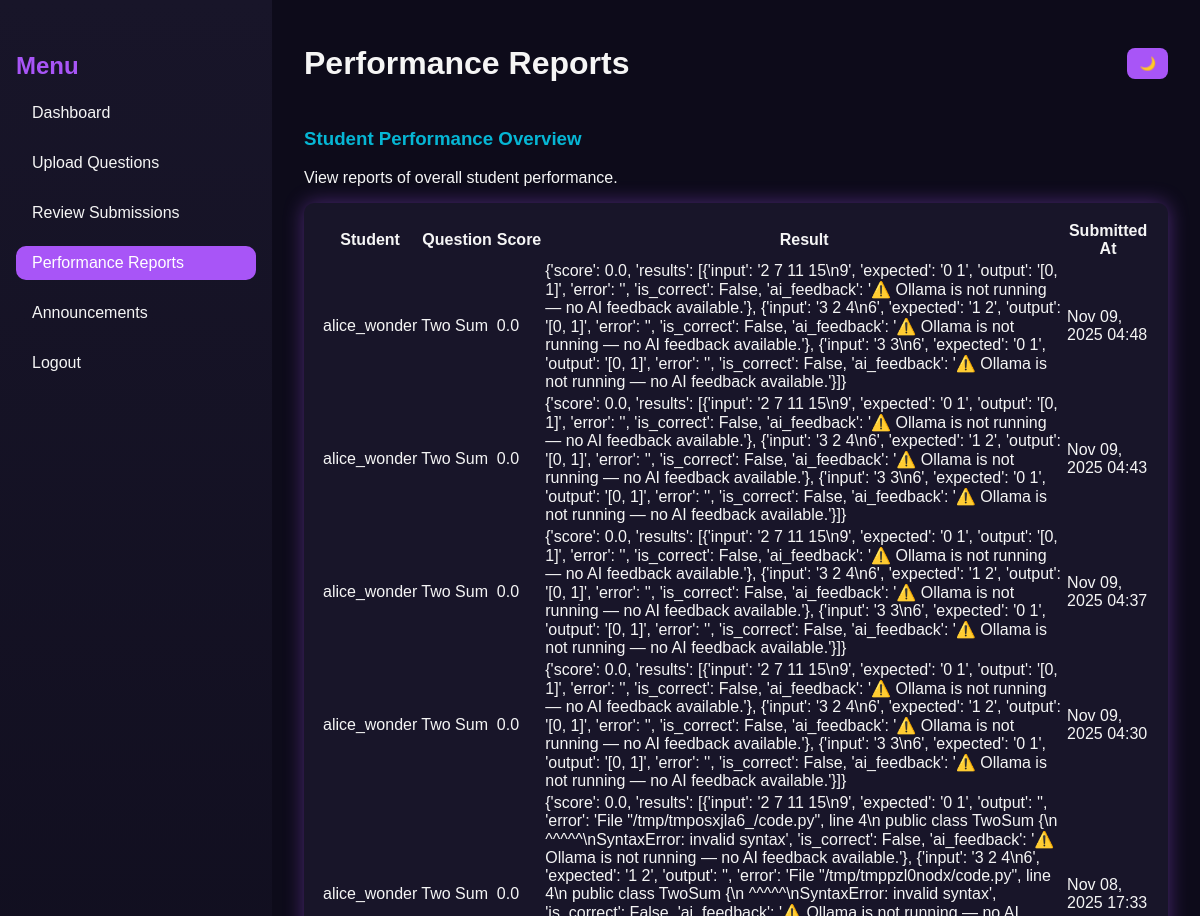
Before: /faculty/performance-reports/ (signed in, upper part) with the older database file.
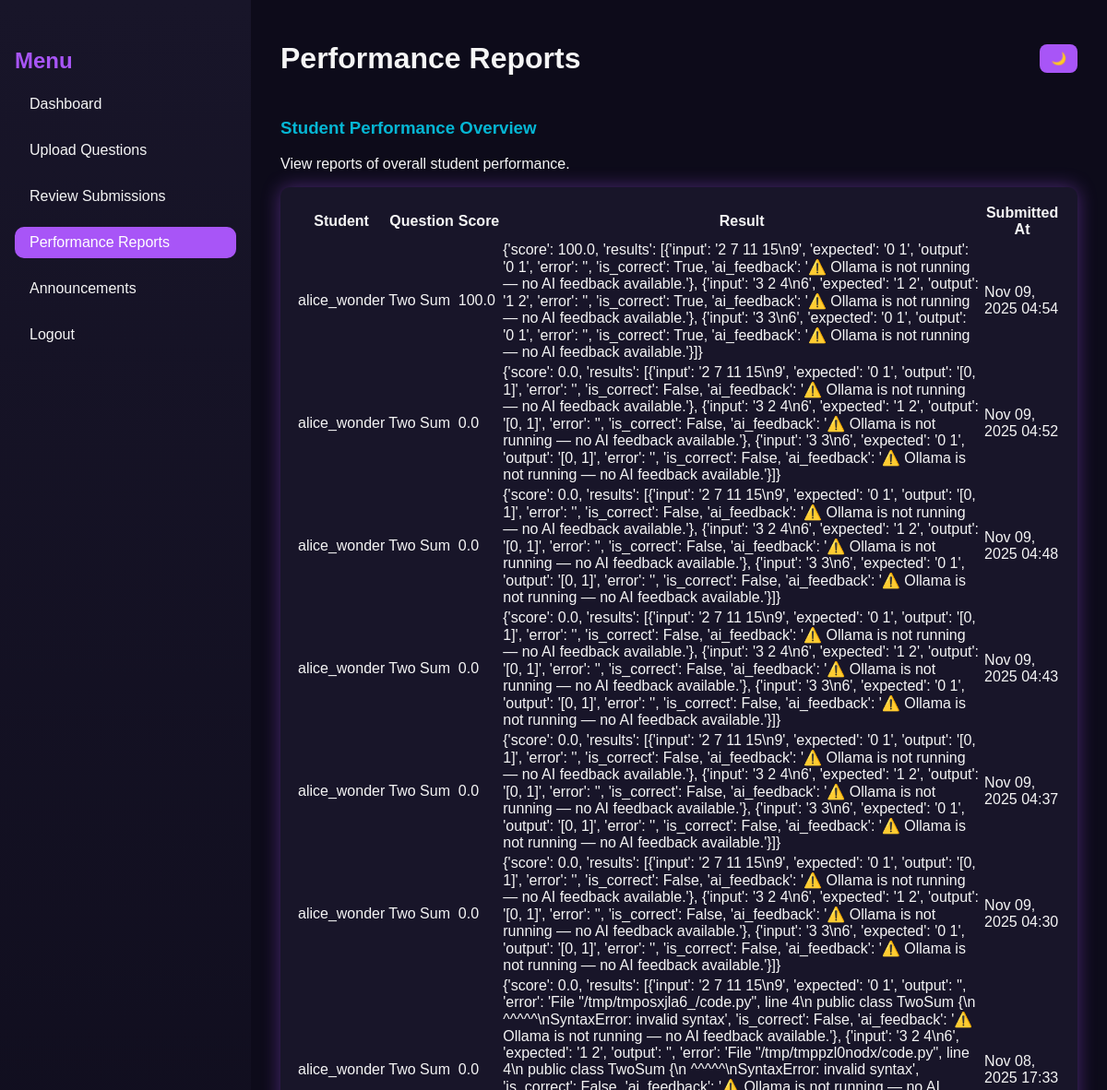
After: the same page with the newer database file.
### core/models.py (models this page shows, shortened)
class Submission(models.Model):
    student = models.ForeignKey(Student, on_delete=models.CASCADE)
    question = models.ForeignKey(Question, on_delete=models.CASCADE)
    code = models.TextField()
    language = models.CharField(max_length=20)
    result = models.JSONField(null=True, blank=True)  # store output, correctness, AI feedback
    score = models.FloatField(default=0)
    submitted_at = models.DateTimeField(auto_now_add=True)

class Student(models.Model):
    user = models.OneToOneField(User, on_delete=models.CASCADE)
    faculty = models.ForeignKey(Faculty, on_delete=models.SET_NULL, null=True, blank=True)
    group = models.CharField(max_length=100, blank=True, null=True)

class Question(models.Model):
    faculty = models.ForeignKey(Faculty, on_delete=models.CASCADE, related_name='questions')
    title = models.CharField(max_length=255)
    description = models.TextField()
    difficulty = models.CharField(
        max_length=20,
        choices=[('Easy', 'Easy'), ('Medium', 'Medium'), ('Hard', 'Hard')],
        default='Easy'
    )
    marks = models.IntegerField(default=0)
    created_at = models.DateTimeField(auto_now_add=True)
    example_input = models.TextField(blank=True)
    example_output = models.TextField(blank=True)
    constraints = models.TextField(blank=True)

### core/views.py (the view)
# urls.py: path('faculty/performance-reports/', views.performance_reports, name='performance_reports'),
@login_required
def performance_reports(request):
    submissions = Submission.objects.select_related('student__user', 'question').order_by('-submitted_at')
    return render(request, 'core/performance_reports.html', {"submissions": submissions})

### core/templates/core/performance_reports.html (shortened to what this page needs)
{% load static %}
<!DOCTYPE html>
<html lang="en">
<head>
  <link rel="stylesheet" href="{% static 'dynamic/CSS/faculty_dashboard.css' %}" />
</head>
<body>
  <div class="dashboard">
    <aside class="sidebar">
      <h2 class="menu-title">Menu</h2>
      <ul>
        <li><a href="{% url 'faculty_dashboard' %}">Dashboard</a></li>
        <li><a href="{% url 'upload_question' %}">Upload Questions</a></li>
        <li><a href="{% url 'review_submissions' %}">Review Submissions</a></li>
        <li><a href="{% url 'performance_reports' %}" class="active">Performance Reports</a></li>
        <li><a href="{% url 'faculty_announcements' %}">Announcements</a></li>
        <li><a href="{% url 'logout' %}">Logout</a></li>
      </ul>
    </aside>
    <main class="main-content">
      <header class="topbar">
        <h1>Performance Reports</h1>
        <div class="theme-toggle">
          <button id="themeToggle">🌙</button>
        </div>
      </header>
      <section class="overview">
        <h3>Student Performance Overview</h3>
        <p>View reports of overall student performance.</p>
        <table class="performance-table">
          <thead>
            <tr>
              <th>Student</th>
              <th>Question</th>
              <th>Score</th>
              <th>Result</th>
              <th>Submitted At</th>
            </tr>
          </thead>
          <tbody>
            {% for submission in submissions %}
              <tr>
                <td>{{ submission.student.user.username }}</td>
                <td>{{ submission.question.title }}</td>
                <td>{{ submission.score }}</td>
                <td>{{ submission.result }}</td>
                <td>{{ submission.submitted_at|date:"M d, Y H:i" }}</td>
              </tr>
            {% empty %}
              <tr>
                <td colspan="5">No submissions yet.</td>
              </tr>
            {% endfor %}
          </tbody>
        </table>
      </section>
    </main>
  </div>
</body>
</html>

### core/static/dynamic/CSS/faculty_dashboard.css (style rules this page uses)
:root { --bg-dark: #0d0b1a; --bg-light: #f4f4f8; --text-dark: #f5f5f5; --text-light: #222; --accent1: #a855f7; --accent2: #06b6d4; --card-dark: #181529; --card-light: #ffffff; --shadow-glow: 0 0 20px rgba(168, 85, 247, 0.4); }
body { font-family: "Poppins", sans-serif; margin: 0; background-color: var(--bg-dark); color: var(--text-dark); transition: background 0.4s, color 0.4s; }
.dashboard { display: flex; height: 100vh; }
.sidebar { width: 240px; background: linear-gradient(180deg, #181529, #0d0b1a); padding: 2rem 1rem; box-shadow: var(--shadow-glow); }
.sidebar .menu-title { color: var(--accent1); font-weight: 700; font-size: 1.5rem; margin-bottom: 1rem; }
.sidebar ul { list-style: none; padding: 0; }
.sidebar ul li { margin: 1rem 0; }
.sidebar ul li a { color: var(--text-dark); text-decoration: none; font-size: 1rem; display: block; padding: 0.5rem 1rem; border-radius: 10px; transition: background 0.3s; }
.sidebar ul li a:hover, .sidebar ul li a.active { background: var(--accent1); color: #fff; }
.main-content { flex: 1; background: var(--bg-dark); color: var(--text-dark); padding: 1.5rem 2rem; overflow-y: auto; transition: background 0.4s, color 0.4s; }
.topbar { display: flex; justify-content: space-between; align-items: center; }
.theme-toggle button { background: var(--accent1); border: none; padding: 8px 12px; border-radius: 8px; color: white; cursor: pointer; transition: 0.3s; }
.overview h3 { color: var(--accent2); margin-top: 1.5rem; }
.upload-form, .overview table { background: var(--card-dark); padding: 1rem; border-radius: 10px; box-shadow: var(--shadow-glow); margin-top: 1rem; }

Changed rows visible on the page:
added Submission: student.user.username "alice_wonder", question "Two Sum", score "100.0", result "{'score': 100.0, 'results': [{'input': '2 7 11 15\\n9', 'expected': '0 1', 'output': '0 1', 'error': '', 'is_correct': True, 'ai_feedback': '⚠️ Ollama is not running — no AI feedback available.'}, {'input': '3 2 4\\n6', 'expected': '1 2', 'output': '1 2', 'error': '', 'is_correct': True, 'ai_feedback': '⚠️ Ollama is not running — no AI feedback available.'}, {'input': '3 3\\n6', 'expected': '0 1', 'output': '0 1', 'error': '', 'is_correct': True, 'ai_feedback': '⚠️ Ollama is not running — no AI feedback available.'}]}", submitted_at "Nov 09, 2025 04:54"
added Submission: student.user.username "alice_wonder", question "Two Sum", score "0.0", result "{'score': 0.0, 'results': [{'input': '2 7 11 15\\n9', 'expected': '0 1', 'output': '[0, 1]', 'error': '', 'is_correct': False, 'ai_feedback': '⚠️ Ollama is not running — no AI feedback available.'}, {'input': '3 2 4\\n6', 'expected': '1 2', 'output': '[0, 1]', 'error': '', 'is_correct': False, 'ai_feedback': '⚠️ Ollama is not running — no AI feedback available.'}, {'input': '3 3\\n6', 'expected': '0 1', 'output': '[0, 1]', 'error': '', 'is_correct': False, 'ai_feedback': '⚠️ Ollama is not running — no AI feedback available.'}]}", submitted_at "Nov 09, 2025 04:52"
